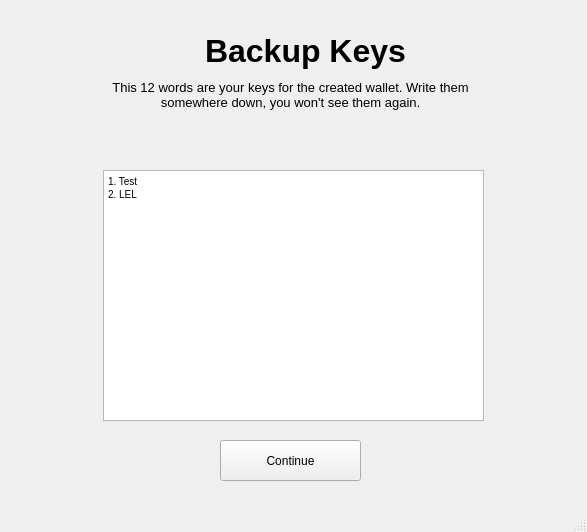
<?xml version="1.0" encoding="UTF-8"?>
<ui version="4.0">
 <class>MainWindow</class>
 <widget class="QMainWindow" name="MainWindow">
  <property name="geometry">
   <rect>
    <x>0</x>
    <y>0</y>
    <width>587</width>
    <height>532</height>
   </rect>
  </property>
  <property name="minimumSize">
   <size>
    <width>587</width>
    <height>532</height>
   </size>
  </property>
  <property name="maximumSize">
   <size>
    <width>587</width>
    <height>532</height>
   </size>
  </property>
  <property name="windowTitle">
   <string>Backup Keys</string>
  </property>
  <widget class="QWidget" name="centralwidget">
   <widget class="QLabel" name="title">
    <property name="geometry">
     <rect>
      <x>70</x>
      <y>20</y>
      <width>471</width>
      <height>61</height>
     </rect>
    </property>
    <property name="font">
     <font>
      <pointsize>24</pointsize>
      <weight>75</weight>
      <bold>true</bold>
     </font>
    </property>
    <property name="cursor">
     <cursorShape>ArrowCursor</cursorShape>
    </property>
    <property name="text">
     <string>Backup Keys</string>
    </property>
    <property name="textFormat">
     <enum>Qt::AutoText</enum>
    </property>
    <property name="alignment">
     <set>Qt::AlignCenter</set>
    </property>
   </widget>
   <widget class="QLabel" name="label">
    <property name="geometry">
     <rect>
      <x>80</x>
      <y>80</y>
      <width>421</width>
      <height>161</height>
     </rect>
    </property>
    <property name="font">
     <font>
      <pointsize>10</pointsize>
     </font>
    </property>
    <property name="text">
     <string>This 12 words are your keys for the created wallet. Write them somewhere down, you won't see them again.</string>
    </property>
    <property name="alignment">
     <set>Qt::AlignHCenter|Qt::AlignTop</set>
    </property>
    <property name="wordWrap">
     <bool>true</bool>
    </property>
   </widget>
   <widget class="QTextEdit" name="backupField">
    <property name="geometry">
     <rect>
      <x>103</x>
      <y>170</y>
      <width>381</width>
      <height>251</height>
     </rect>
    </property>
    <property name="inputMethodHints">
     <set>Qt::ImhMultiLine|Qt::ImhNoEditMenu</set>
    </property>
    <property name="html">
     <string>&lt;!DOCTYPE HTML PUBLIC &quot;-//W3C//DTD HTML 4.0//EN&quot; &quot;http://www.w3.org/TR/REC-html40/strict.dtd&quot;&gt;
&lt;html&gt;&lt;head&gt;&lt;meta name=&quot;qrichtext&quot; content=&quot;1&quot; /&gt;&lt;style type=&quot;text/css&quot;&gt;
p, li { white-space: pre-wrap; }
&lt;/style&gt;&lt;/head&gt;&lt;body style=&quot; font-family:'MS Shell Dlg 2'; font-size:7.8pt; font-weight:400; font-style:normal;&quot;&gt;
&lt;p style=&quot; margin-top:0px; margin-bottom:0px; margin-left:0px; margin-right:0px; -qt-block-indent:0; text-indent:0px;&quot;&gt;1. Test&lt;/p&gt;
&lt;p style=&quot; margin-top:0px; margin-bottom:0px; margin-left:0px; margin-right:0px; -qt-block-indent:0; text-indent:0px;&quot;&gt;2. LEL&lt;/p&gt;&lt;/body&gt;&lt;/html&gt;</string>
    </property>
   </widget>
   <widget class="QPushButton" name="continueButton">
    <property name="geometry">
     <rect>
      <x>220</x>
      <y>440</y>
      <width>141</width>
      <height>41</height>
     </rect>
    </property>
    <property name="text">
     <string>Continue</string>
    </property>
   </widget>
  </widget>
  <widget class="QStatusBar" name="statusbar"/>
 </widget>
 <resources/>
 <connections/>
</ui>
